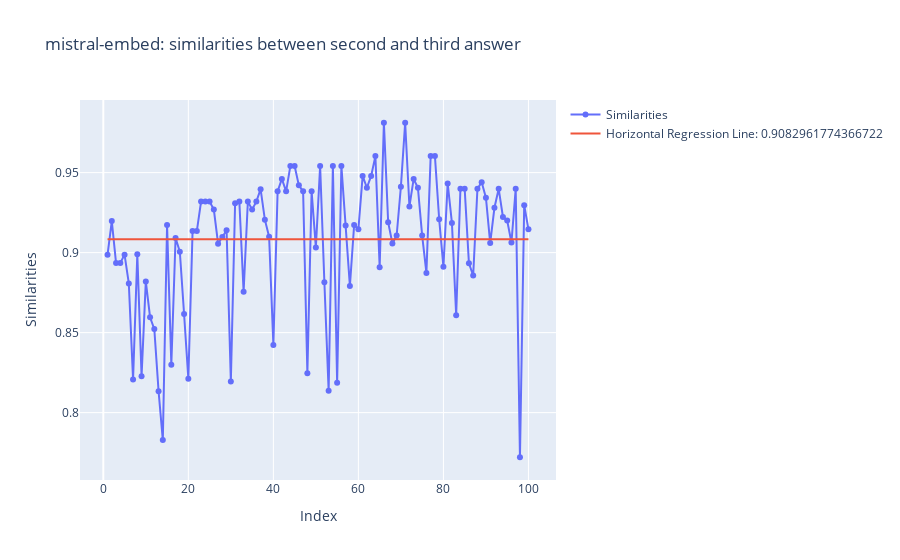

Here is the notebook cell this chart was saved with:
### Markdown cell above
Visualisierungen

### Code cell
import plotly.graph_objs as go
import numpy as np

mean_similarity = np.mean(similarities_2_3_mistral)

x_values = list(range(1, len(similarities_2_3_mistral) + 1))

fig = go.Figure()

fig.add_trace(go.Scatter(x=x_values, y=similarities_2_3_mistral, mode='lines+markers', name='Similarities'))

fig.add_trace(go.Scatter(x=[x_values[0], x_values[-1]], y=[mean_similarity, mean_similarity],
                         mode='lines', name=f'Horizontal Regression Line: {mean_similarity}'))

fig.update_layout(
    title= "mistral-embed: similarities between second and third answer",
    xaxis_title="Index",
    yaxis_title="Similarities"
)

fig.show()

### Figure 1 — Plotly figure (JSON) as saved in the notebook; plotly's stock layout.template omitted (floating-point values rounded to 4 significant figures)
{"data": [{"mode": "lines+markers", "name": "Similarities", "type": "scatter", "x": [1, 2, 3, 4, 5, 6, 7, 8, 9, 10, 11, 12, 13, 14, 15, 16, 17, 18, 19, 20, 21, 22, 23, 24, 25, 26, 27, 28, 29, 30, 31, 32, 33, 34, 35, 36, 37, 38, 39, 40, 41, 42, 43, 44, 45, 46, 47, 48, 49, 50, 51, 52, 53, 54, 55, 56, 57, 58, 59, 60, 61, 62, 63, 64, 65, 66, 67, 68, 69, 70, 71, 72, 73, 74, 75, 76, 77, 78, 79, 80, 81, 82, 83, 84, 85, 86, 87, 88, 89, 90, 91, 92, 93, 94, 95, 96, 97, 98, 99, 100], "y": [0.8987, 0.9197, 0.8935, 0.8935, 0.8987, 0.8808, 0.8207, 0.8989, 0.8227, 0.882, 0.8596, 0.8522, 0.8134, 0.7828, 0.9173, 0.83, 0.9091, 0.9006, 0.8617, 0.8212, 0.9135, 0.9135, 0.9319, 0.9319, 0.9319, 0.9269, 0.9056, 0.9098, 0.914, 0.8195, 0.9309, 0.9319, 0.8755, 0.9319, 0.9269, 0.9319, 0.9396, 0.9206, 0.91, 0.8422, 0.9383, 0.9461, 0.9383, 0.9542, 0.9542, 0.942, 0.9383, 0.8247, 0.9383, 0.9032, 0.9542, 0.8815, 0.8137, 0.9542, 0.8186, 0.9542, 0.917, 0.8792, 0.9173, 0.9146, 0.9479, 0.9405, 0.9479, 0.9603, 0.8909, 0.9812, 0.919, 0.9057, 0.9107, 0.9412, 0.9812, 0.9288, 0.946, 0.9405, 0.9107, 0.8873, 0.9603, 0.9603, 0.9208, 0.8911, 0.9433, 0.9186, 0.8609, 0.9399, 0.9399, 0.8933, 0.8857, 0.9399, 0.944, 0.9343, 0.906, 0.928, 0.9399, 0.9223, 0.9201, 0.9063, 0.9399, 0.7721, 0.9296, 0.9145]}, {"mode": "lines", "name": "Horizontal Regression Line: 0.9082961774366722", "type": "scatter", "x": [1, 100], "y": [0.9083, 0.9083]}], "layout": {"title": {"text": "mistral-embed: similarities between second and third answer"}, "xaxis": {"title": {"text": "Index"}}, "yaxis": {"title": {"text": "Similarities"}}}}
